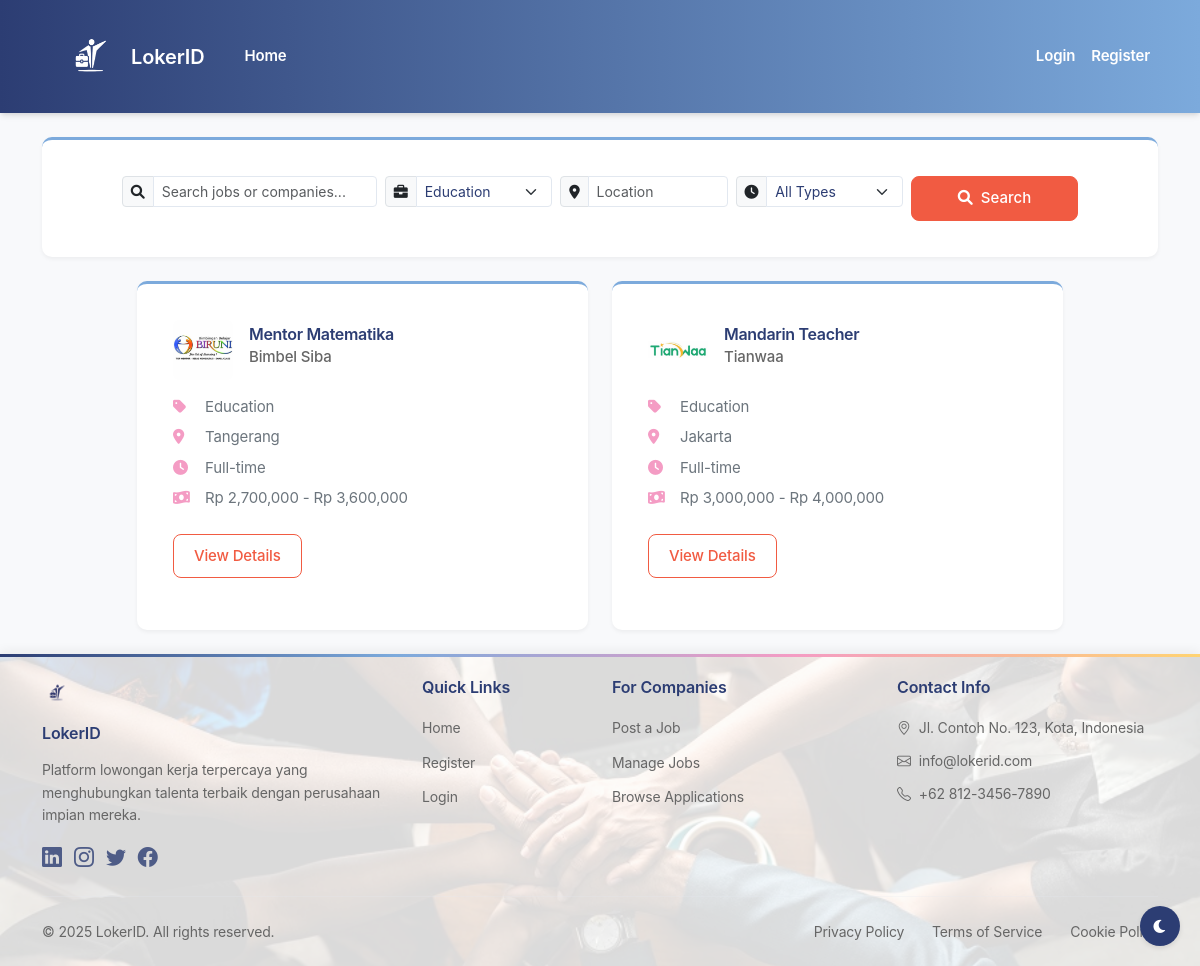
/index.php?category=3, run on the app's committed database.
### tables this page shows
CREATE TABLE job_listings (
    id INT PRIMARY KEY AUTO_INCREMENT,
    company_id INT NOT NULL,
    category_id INT NOT NULL,
    title VARCHAR(255) NOT NULL,
    job_type ENUM('Full-time', 'Part-time', 'Remote', 'Freelance') NOT NULL,
    salary_min DECIMAL(12,2),
    salary_max DECIMAL(12,2),
    location TEXT,
    description TEXT NOT NULL,
    requirements TEXT NOT NULL,
    deadline_date DATE NOT NULL,
    created_at TIMESTAMP DEFAULT CURRENT_TIMESTAMP,
    FOREIGN KEY (company_id) REFERENCES companies(id),
    FOREIGN KEY (category_id) REFERENCES job_categories(id)
);

CREATE TABLE companies (
    id INT PRIMARY KEY AUTO_INCREMENT,
    user_id INT NOT NULL,
    company_name VARCHAR(255) NOT NULL,
    logo_path VARCHAR(255),
    location TEXT,
    FOREIGN KEY (user_id) REFERENCES users(id)
);

CREATE TABLE job_categories (
    id INT PRIMARY KEY AUTO_INCREMENT,
    name VARCHAR(100) NOT NULL
);

### index.php (the view, shortened to what this page needs)
<?php
require_once 'config/database.php';
$search = isset($_GET['search']) ? $_GET['search'] : '';
$category = isset($_GET['category']) ? $_GET['category'] : '';
$location = isset($_GET['location']) ? $_GET['location'] : '';
$query = "
    SELECT
        j.*,
        c.company_name,
        c.logo_path,
        cat.name as category_name
    FROM job_listings j
    JOIN companies c ON j.company_id = c.id
    JOIN job_categories cat ON j.category_id = cat.id
    WHERE j.deadline_date >= CURRENT_DATE()
";
if (!empty($category)) {
    $query .= " AND j.category_id = :category";
}
$query .= " ORDER BY j.created_at DESC";
$stmt = $conn->prepare($query);
if (!empty($category)) {
    $stmt->bindParam(':category', $category);
}
$stmt->execute();
$jobs = $stmt->fetchAll(PDO::FETCH_ASSOC);
$stmt = $conn->query("SELECT * FROM job_categories ORDER BY name");
$categories = $stmt->fetchAll(PDO::FETCH_ASSOC);
?>
<!DOCTYPE html>
<html lang="en">
<head>    <meta charset="UTF-8">
    <link href="https://cdn.jsdelivr.net/npm/bootstrap@5.3.0/dist/css/bootstrap.min.css" rel="stylesheet">
    <link rel="stylesheet" href="https://cdn.jsdelivr.net/npm/bootstrap-icons@1.11.3/font/bootstrap-icons.min.css">
    <link rel="stylesheet" href="https://cdnjs.cloudflare.com/ajax/libs/font-awesome/6.0.0/css/all.min.css">
    <link rel="stylesheet" href="assets/css/style.css">
</head>
<body>
    <?php include 'components/navbar.php'; ?>
    <div class="container mt-4">
        <div class="card mb-4">
            <div class="card-body p-3">
                <form action="" method="GET" class="row g-2 justify-content-center">
                    <div class="col-md-3">
                        <div class="input-group input-group-sm">
                            <span class="input-group-text"><i class="fas fa-search"></i></span>
                            <input type="text" class="form-control" name="search" placeholder="Search jobs or companies..." value="<?php echo htmlspecialchars($search); ?>">
                        </div>
                    </div>
                    <div class="col-md-2">
                        <div class="input-group input-group-sm">
                            <span class="input-group-text"><i class="fas fa-briefcase"></i></span>
                            <select name="category" class="form-select">
                                <?php foreach ($categories as $cat): ?>
                                    <option value="<?php echo $cat['id']; ?>" <?php echo $category == $cat['id'] ? 'selected' : ''; ?>>
                                        <?php echo htmlspecialchars($cat['name']); ?>
                                    </option>
                                <?php endforeach; ?>
                            </select>
                        </div>
                    </div>
                    <div class="col-md-2">
                        <div class="input-group input-group-sm">
                            <span class="input-group-text"><i class="fas fa-map-marker-alt"></i></span>
                            <input type="text" class="form-control" name="location" placeholder="Location" value="<?php echo htmlspecialchars($location); ?>">
                        </div>
                    </div>
                    <div class="col-md-2">
                        <div class="input-group input-group-sm">
                            <span class="input-group-text"><i class="fas fa-clock"></i></span>
                            <select name="job_type" class="form-select">
                                <option value="">All Types</option>
                            </select>
                        </div>
                    </div>
                    <div class="col-md-2">
                        <button type="submit" class="btn btn-primary btn-sm w-100">
                            <i class="fas fa-search me-2"></i>Search
                        </button>
                    </div>
                </form>
            </div>
        </div>
        <div class="row justify-content-center">
            <?php foreach ($jobs as $job): ?>
                <div class="col-md-5 mb-4">
                    <div class="card h-100">
                        <div class="card-body p-3">
                            <div class="d-flex align-items-center mb-3">
                                <img src="<?php echo htmlspecialchars($job['logo_path']); ?>" alt="Company Logo" class="company-logo me-3" style="width: 60px; height: 60px; object-fit: contain;">
                                <div>
                                    <h5 class="card-title mb-1"><?php echo htmlspecialchars($job['title']); ?></h5>
                                    <h6 class="company-name text-muted"><?php echo htmlspecialchars($job['company_name']); ?></h6>
                                </div>
                            </div>
                            <div class="job-info">
                                <p class="mb-2">
                                    <i class="fas fa-tag me-2"></i>
                                    <?php echo htmlspecialchars($job['category_name']); ?>
                                </p>
                                <p class="mb-2">
                                    <i class="fas fa-map-marker-alt me-2"></i>
                                    <?php echo htmlspecialchars($job['location']); ?>
                                </p>
                                <p class="mb-2">
                                    <i class="fas fa-clock me-2"></i>
                                    <?php echo htmlspecialchars($job['job_type']); ?>
                                </p>
                                <?php if ($job['salary_min'] && $job['salary_max']): ?>
                                    <p class="mb-2">
                                        <i class="fas fa-money-bill-wave me-2"></i>
                                        Rp <?php echo number_format($job['salary_min']); ?> -
                                        Rp <?php echo number_format($job['salary_max']); ?>
                                    </p>
                                <?php endif; ?>
                            </div>
                            <a href="job-detail.php?id=<?php echo $job['id']; ?>" class="btn btn-outline-primary mt-3">View Details</a>
                        </div>
                    </div>
                </div>
            <?php endforeach; ?>
        </div>    </div>
    <?php include 'components/footer.php'; ?>
    <button class="theme-toggle" id="themeToggle" title="Toggle Dark/Light Mode">
        <i class="fas fa-moon"></i>
    </button>
</body>
</html>

### assets/css/style.css (style rules this page uses)
:root { --primary: #2C3D73; --secondary: #7CAADC; --accent: #F49CC4; --highlight: #FFD372; --action: #F15B42; --light-bg: #F8F9FB; --border-color: #E2E8F0; --text-primary: #2C3D73; --text-secondary: #666666; --white: #FFFFFF; --card-bg: #FFFFFF; --body-bg: #F8F9FB; --navbar-bg: linear-gradient(to right, var(--primary), var(--secondary)); --shadow-color: rgba(0, 0, 0, 0.1); }
:root { --font-primary: -apple-system, BlinkMacSystemFont, "SF Pro Text", "Segoe UI", Roboto, "Helvetica Neue", Arial, sans-serif; --fs-base: 0.9375rem; --fs-sm: 0.875rem; --fs-lg: 1rem; --fs-xl: 1.125rem; --fs-2xl: 1.25rem; --lh-base: 1.5; --lh-tight: 1.25; }
body { transition: background-color 0.3s ease, color 0.3s ease; background-color: var(--body-bg); color: var(--text-primary); font-family: var(--font-primary); font-weight: 400; font-size: var(--fs-base); line-height: var(--lh-base); letter-spacing: -0.01em; min-height: 100vh; -webkit-font-smoothing: antialiased; -moz-osx-font-smoothing: grayscale; }
* { font-family: inherit; box-sizing: border-box; }
.company-logo { width: 50px; height: 50px; object-fit: cover; border-radius: 8px; }
.card { transition: transform 0.2s ease-in-out; background-color: var(--card-bg); border-color: var(--border-color); box-shadow: 0 2px 4px var(--shadow-color); }
.btn { font-weight: 500; padding: 0.625rem 1.25rem; border-radius: 8px; transition: all 0.2s ease; font-size: var(--fs-base); }
.btn-outline-primary { color: var(--action); border-color: var(--action); background-color: transparent; }
.btn-primary { background-color: var(--action); border-color: var(--action); color: var(--white); }
.job-info { color: #6c757d; }
.job-info i { width: 20px; color: var(--accent); }
.card { border: none; background-color: var(--white); border-radius: 10px; box-shadow: 0 2px 4px rgba(0, 0, 0, 0.05); padding: 1.25rem; margin-bottom: 1rem; border-top: 3px solid var(--secondary); }
.card-title { font-weight: 600; font-size: var(--fs-lg); color: var(--text-primary); margin-bottom: 0.75rem; letter-spacing: -0.02em; }
.job-info p { font-size: var(--fs-base); margin-bottom: 0.5rem; }
.company-name { font-size: var(--fs-base); font-weight: 500; }
.form-control, .form-select { font-size: var(--fs-base); background-color: var(--card-bg); border-color: var(--border-color); color: var(--text-primary); }
.btn { font-size: var(--fs-base); font-weight: 500; }
h5, .h5 { font-size: var(--fs-lg); font-weight: 600; }
h6, .h6 { font-size: var(--fs-base); font-weight: 600; }
.text-muted { color: var(--text-secondary) !important; }
.theme-toggle { position: fixed; bottom: 20px; right: 20px; z-index: 1000; background: var(--primary); color: var(--white); border: none; border-radius: 50%; width: 40px; height: 40px; display: flex; align-items: center; justify-content: center; cursor: pointer; box-shadow: 0 2px 5px var(--shadow-color); transition: all 0.3s ease; }

### data on the page
job_listings: company.logo_path (picture), title "Mentor Matematika", company.company_name "Bimbel Siba", category.name "Education", location "Tangerang", job_type "Full-time", salary_min "2,700,000", salary_max "3,600,000"
job_listings: company.logo_path (picture), title "Mandarin Teacher", company.company_name "Tianwaa", category.name "Education", location "Jakarta", job_type "Full-time", salary_min "3,000,000", salary_max "4,000,000"

### other printed values
form field category "Education"
